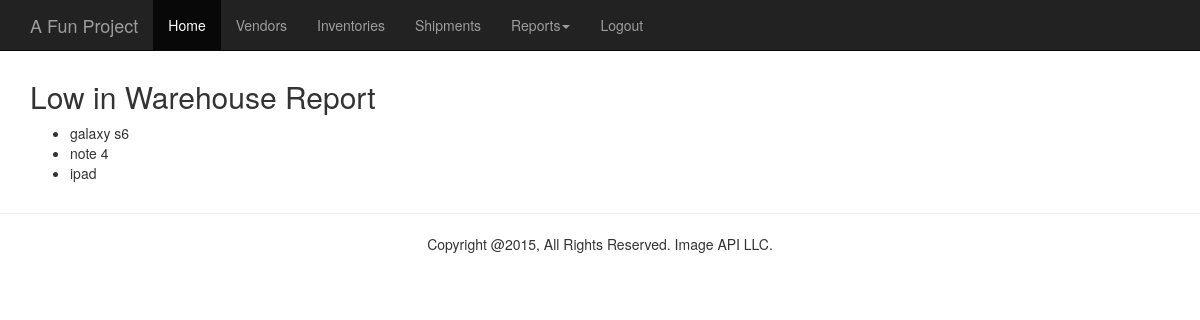
/report_low_in_warehouse/ (signed in), run on the app's committed database.
### inventory/models.py (models this page shows, shortened)
class Inventory(models.Model):
    class Meta:
        verbose_name_plural = 'Inventories'
    item_name = models.CharField(max_length=100)
    vendor = models.ForeignKey(Vendor)
    part_number = models.IntegerField()
    warning_threshold = models.IntegerField()
    on_floor_quantity = models.IntegerField(default=0)
    in_warehouse_quantity = models.IntegerField(default=0)

### inventory/views.py (the view)
# urls.py: url(r'^report_low_in_warehouse/$', views.report_low_in_warehouse, name='low.in.warehouse'),
@login_required
def report_low_in_warehouse(request):
    items = get_list_or_404(Inventory, in_warehouse_quantity__lte=500)
    return render(request, 'inventory/report_low_inventory.html', {'items': items, 'title': 'Low in Warehouse Report'})

### templates/inventory/report_low_inventory.html
{% extends "base.html" %}
{% block content %}
    {% if items %}
        <h2>{{ title }}</h2>
        <ul>
        {% for item in items %}
            <li>{{ item.item_name }}</li>
            {% endfor %}
        </ul>
    {% else %}
        <p>No inventories are available.</p>
    {% endif %}
{% endblock %}

### inventory/static/demo.css (style rules this page uses)
body { padding-top: 60px; }

### data on the page
Inventory: item_name "galaxy s6"
Inventory: item_name "note 4"
Inventory: item_name "ipad"

### other printed values
{{ title }} "Low in Warehouse Report"
